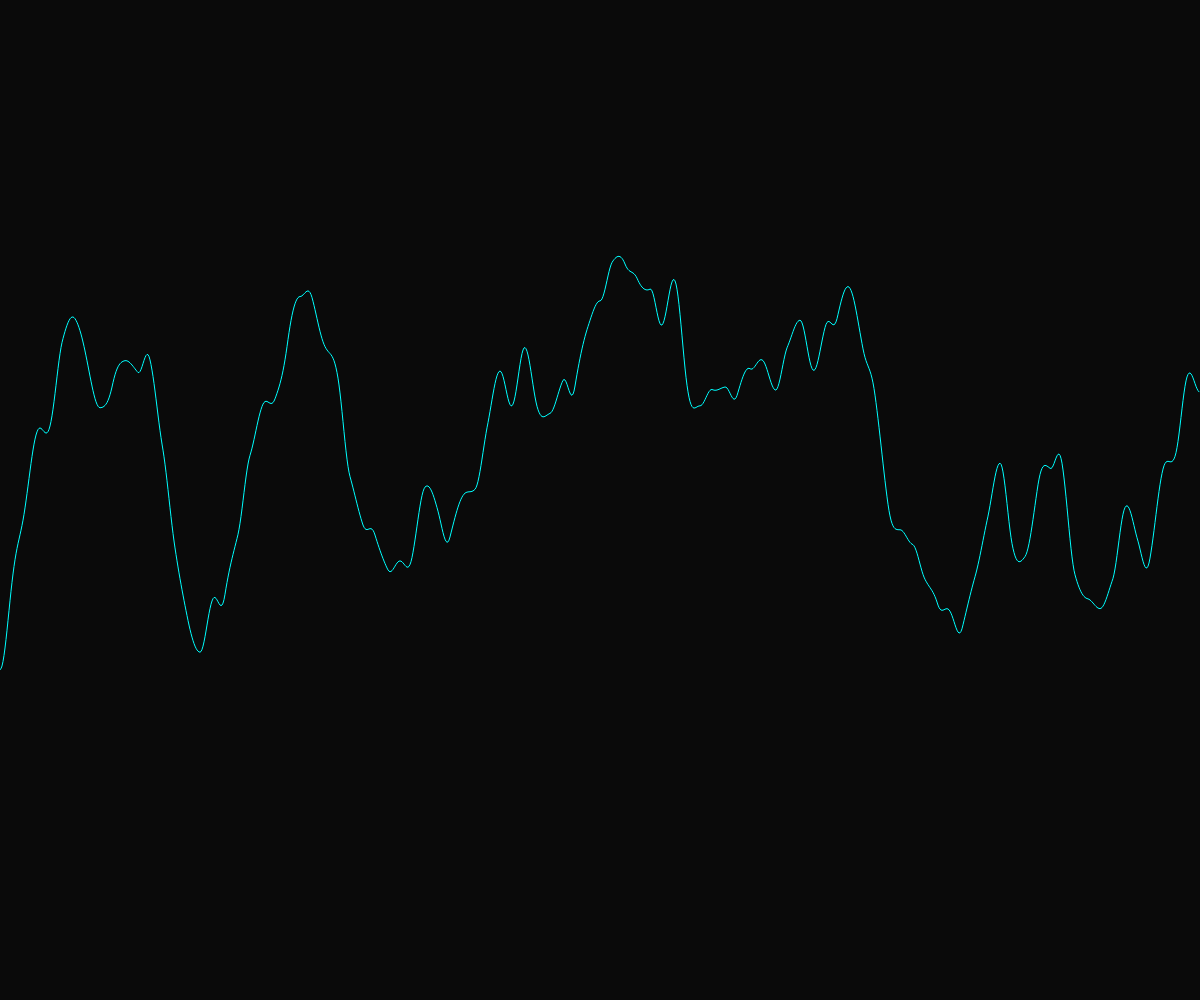
Frame 1 (no input)
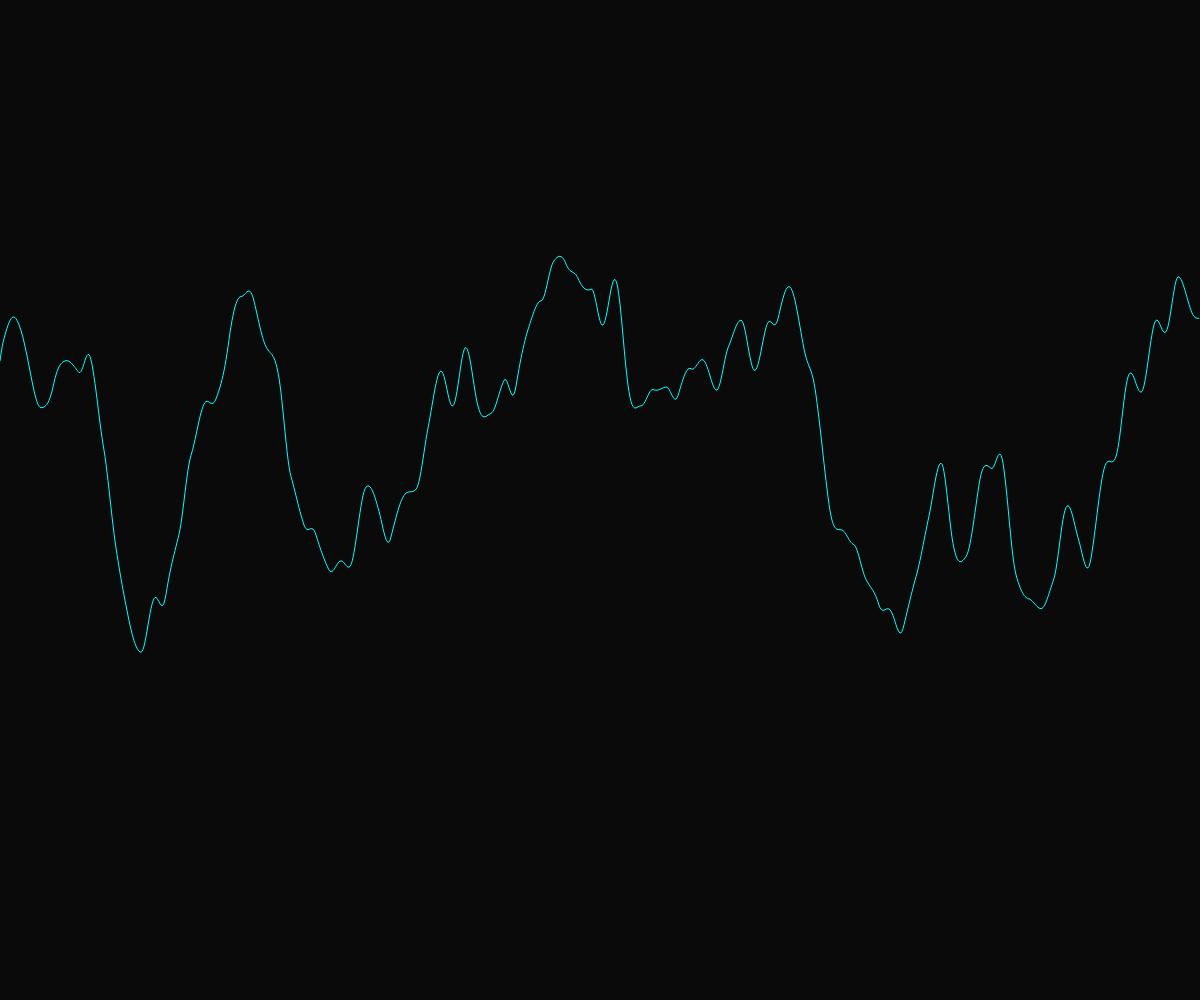
Frame 60 (no input)
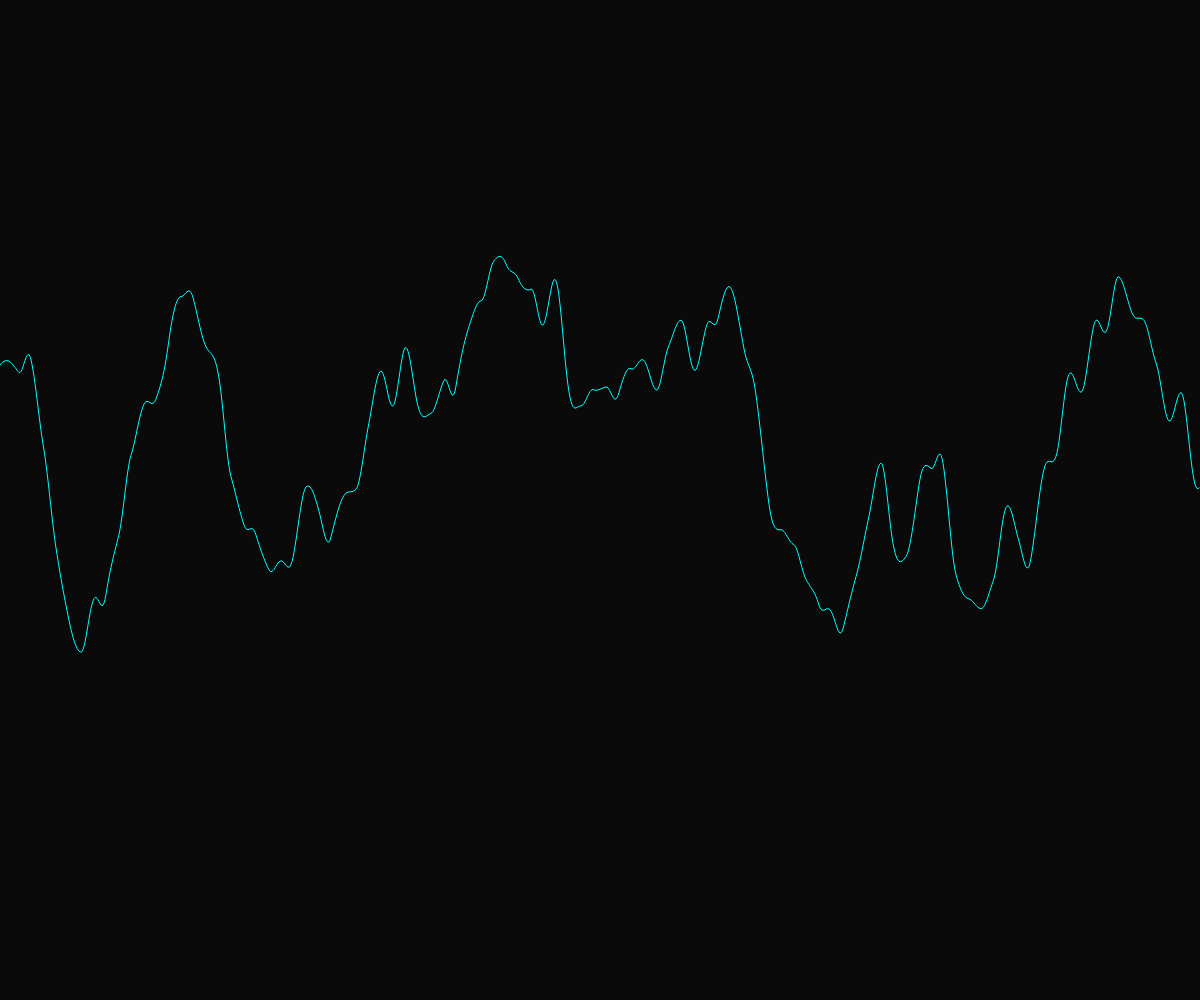
Frame 120 (the mouse pressed at the canvas centre since frame 60)

The p5.js sketch that drew these frames (run headless with seeded random() and noise() and a simulated clock; from frame 60 on, the mouse is pressed at the canvas centre):

// p5.js sketch
// ── sketch.js
/* uses p5.js | by Plasmoxy | @template=fullscreen */

let canvas, bgColor;

let inc = 0.01;
let start = 0;

function setup() {
  bgColor = color(10);
  canvas = createCanvas(windowWidth, windowHeight);

}

function draw() {
  background(bgColor);

  beginShape();
  stroke(0, 255, 255);
  noFill();

  let xoff = start;
  for (let x = 0; x < width; x++) {
    let y = noise(xoff)*height;
    vertex(x, y);

    xoff += inc;
  }

  start += inc;

  endShape();

  //noLoop();

}
